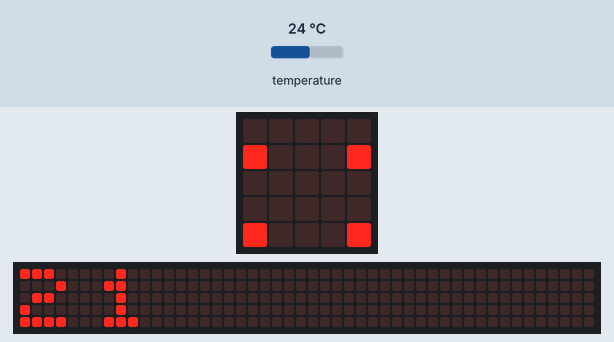
Bench run of a program on a simulated BBC micro:bit (MakeCode). Shown: the board's 5×5 LED display, a strip that is not on the board, showing the scrolling text unrolled. The test bench sets the inputs (shaded band); at power-on: temperature 24 °C. The 48×5 strip is a reading aid, not a part: it shows the text the display is scrolling, unrolled, one strip-width of it at a time.

Above: at 1.27 s.
1.3 s: temperature set to 12 °C
At 4.9 s:
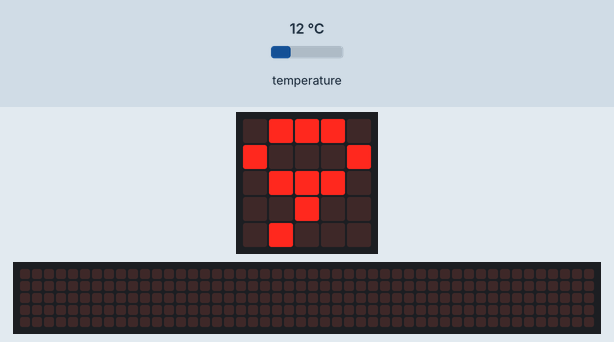
5.9 s: temperature set to 19 °C
At 10.3 s:
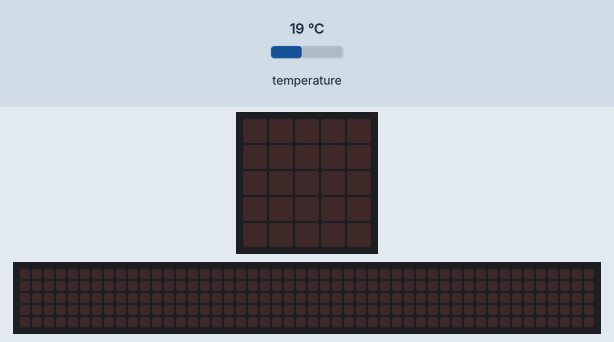
10.5 s: temperature set to 28 °C
At 13.53 s:
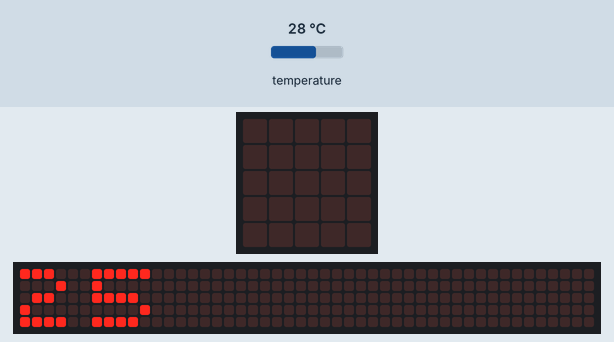

Measured:
- after the input at 5.9 s, the display: first changes after 1.4 s (image 2 shows a later state)

The program:

main.ts
```typescript
let Temperatura_corregida = 0
let Temperatura = 0
let Valor_correccion = 3
basic.forever(function () {
    Temperatura = input.temperature()
    Temperatura_corregida = Temperatura - Valor_correccion
    basic.showNumber(Temperatura_corregida)
    basic.pause(1000)
})
```

test.ts
```typescript
// aquí va el archivo "tests"; esto no se compilará cuando este paquete se utilice como una extensión.
```
